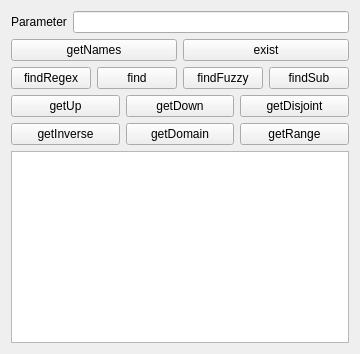
      <widget class="QWidget" name="ObjectPropertyTab">
       <attribute name="title">
        <string>Object property</string>
       </attribute>
       <layout class="QVBoxLayout" name="verticalLayout_4">
        <item>
         <layout class="QHBoxLayout" name="horizontalLayout_5">
          <item>
           <widget class="QLabel" name="label_2">
            <property name="text">
             <string>Parameter</string>
            </property>
           </widget>
          </item>
          <item>
           <widget class="QLineEditExtended" name="objectPropertyParameter">
             <property name="whatsThis">
              <string>
                &lt;html&gt;&lt;head/&gt;&lt;body&gt;
                &lt;p&gt; Enter your parameters here. &lt;br&gt;
                Use option -d or --depth to specify a research depth &lt;br&gt;
                Use -s or --selector to specify a selector &lt;br&gt;&lt;br&gt; 
                Both options are not available for every query &lt;br&gt;
                A selector allows you to narrow the result so that you only have results inheriting from the selector &lt;/span&gt;&lt;/p&gt;
                &lt;/body&gt;&lt;/html&gt;
              </string>
             </property>
           </widget>
          </item>
         </layout>
        </item>
        <item>
         <layout class="QHBoxLayout" name="horizontalLayout_20">
          <item>
           <widget class="QPushButtonExtended" name="ObjectProperty_getName">
            <property name="cursor">
             <cursorShape>PointingHandCursor</cursorShape>
            </property>
            <property name="whatsThis">
              <string>
                &lt;html&gt;&lt;head/&gt;&lt;body&gt;
                &lt;p&gt;&lt;span style=&quot; font-weight:600; font-style:italic;&quot;&gt;getNames&lt;/span&gt; 
                gives you all the labels of the object property given in the parameter.&lt;br/&gt;
                The result of this function depends on the setting of the working language.&lt;/p&gt;
                &lt;p&gt;Options:&lt;/p&gt;
                &lt;p&gt;&lt;span style=&quot; font-weight:600; &quot;&gt;-i true/false&lt;/span&gt;    can be set to false if you do not want to consider the concept identifier as a possible default name.&lt;/p&gt;
                &lt;p&gt;&lt;span style=&quot; font-weight:600; &quot;&gt;-s selector&lt;/span&gt;      can be set to only get results inheriting from the selector concept.&lt;/p&gt;
                &lt;/body&gt;&lt;/html&gt;
              </string>
            </property>
            <property name="text">
             <string>getNames</string>
            </property>
           </widget>
          </item>
          <item>
           <widget class="QPushButtonExtended" name="ObjectProperty_exist">
            <property name="cursor">
             <cursorShape>PointingHandCursor</cursorShape>
            </property>
            <property name="whatsThis">
              <string>
                &lt;html&gt;&lt;head/&gt;&lt;body&gt;
                &lt;p&gt;&lt;span style=&quot; font-weight:600; font-style:italic;&quot;&gt;exist&lt;/span&gt; 
                returns the concept identifier if the concept provided in parameter exists in this part of ontology.&lt;/p&gt;
                &lt;/body&gt;&lt;/html&gt;
              </string>
            </property>
            <property name="text">
             <string>exist</string>
            </property>
           </widget>
          </item>
         </layout>
        </item>
        <item>
         <layout class="QHBoxLayout" name="horizontalLayout_212">
          <item>
           <widget class="QPushButtonExtended" name="ObjectProperty_findRegex">
            <property name="cursor">
             <cursorShape>PointingHandCursor</cursorShape>
            </property>
            <property name="whatsThis">
              <string>
                &lt;html&gt;&lt;head/&gt;&lt;body&gt;
                &lt;p&gt;&lt;span style=&quot; font-weight:600; font-style:italic;&quot;&gt;findRegex&lt;/span&gt; 
                gives you the object properties with a label matching the given regular expression.&lt;br/&gt;
                The result of this function depends on the setting of the working language.&lt;/p&gt;
                &lt;p&gt;Options:&lt;/p&gt;
                &lt;p&gt;&lt;span style=&quot; font-weight:600; &quot;&gt;-i true/false&lt;/span&gt;    can be set to false if you do not want to consider the concept identifier as a possible default name.&lt;/p&gt;
                &lt;p&gt;&lt;span style=&quot; font-weight:600; &quot;&gt;-s selector&lt;/span&gt;      can be set to only get results inheriting from the selector concept.&lt;/p&gt;
                &lt;/body&gt;&lt;/html&gt;
              </string>
            </property>
            <property name="text">
             <string>findRegex</string>
            </property>
           </widget>
          </item>
          <item>
           <widget class="QPushButtonExtended" name="ObjectProperty_find">
            <property name="cursor">
             <cursorShape>PointingHandCursor</cursorShape>
            </property>
            <property name="whatsThis">
              <string>
                &lt;html&gt;&lt;head/&gt;&lt;body&gt;
                &lt;p&gt;&lt;span style=&quot; font-weight:600; font-style:italic;&quot;&gt;find&lt;/span&gt; 
                gives you all the object properties with the label given in parameter.&lt;br/&gt;
                The result of this function depends on the setting of the working language.&lt;/p&gt;
                &lt;p&gt;Options:&lt;/p&gt;
                &lt;p&gt;&lt;span style=&quot; font-weight:600; &quot;&gt;-i true/false&lt;/span&gt;    can be set to false if you do not want to consider the concept identifier as a possible default name.&lt;/p&gt;
                &lt;p&gt;&lt;span style=&quot; font-weight:600; &quot;&gt;-s selector&lt;/span&gt;      can be set to only get results inheriting from the selector concept.&lt;/p&gt;
                &lt;/body&gt;&lt;/html&gt;
              </string>
            </property>
            <property name="text">
             <string>find</string>
            </property>
           </widget>
          </item>
          <item>
           <widget class="QPushButtonExtended" name="ObjectProperty_findFuzzy">
            <property name="cursor">
             <cursorShape>PointingHandCursor</cursorShape>
            </property>
            <property name="whatsThis">
              <string>
                &lt;html&gt;&lt;head/&gt;&lt;body&gt;
                &lt;p&gt;&lt;span style=&quot; font-weight:600; font-style:italic;&quot;&gt;findFuzzy&lt;/span&gt; 
                gives you all the names of object properties with the lowest edit distance with the label given in parameter.&lt;br/&gt;
                The result of this function depends on the setting of the working language.&lt;/p&gt;
                &lt;p&gt;Options:&lt;/p&gt;
                &lt;p&gt;&lt;span style=&quot; font-weight:600; &quot;&gt;-i true/false&lt;/span&gt;    can be set to false if you do not want to consider the concept identifier as a possible default name.&lt;/p&gt;
                &lt;p&gt;&lt;span style=&quot; font-weight:600; &quot;&gt;-s selector&lt;/span&gt;      can be set to only get results inheriting from the selector concept.&lt;/p&gt;
                &lt;p&gt;&lt;span style=&quot; font-weight:600; &quot;&gt;-t threshold&lt;/span&gt;     corresponds to the number of changes to be made to pass from one word to another divided by the length of the comparison word. Default value is 0.5.&lt;/p&gt;
                &lt;/body&gt;&lt;/html&gt;
              </string>
            </property>
            <property name="text">
             <string>findFuzzy</string>
            </property>
           </widget>
          </item>
          <item>
           <widget class="QPushButtonExtended" name="ObjectProperty_findSub">
            <property name="cursor">
             <cursorShape>PointingHandCursor</cursorShape>
            </property>
            <property name="whatsThis">
              <string>
                &lt;html&gt;&lt;head/&gt;&lt;body&gt;
                &lt;p&gt;&lt;span style=&quot; font-weight:600; font-style:italic;&quot;&gt;findSub&lt;/span&gt; 
                gives you all object properties whose given parameter is a subpart of the label.&lt;br/&gt;
                The result of this function depends on the setting of the working language.&lt;/p&gt;
                &lt;p&gt;Options:&lt;/p&gt;
                &lt;p&gt;&lt;span style=&quot; font-weight:600; &quot;&gt;-i true/false&lt;/span&gt;    can be set to false if you do not want to consider the concept identifier as a possible default name.&lt;/p&gt;
                &lt;p&gt;&lt;span style=&quot; font-weight:600; &quot;&gt;-s selector&lt;/span&gt;      can be set to only get results inheriting from the selector concept.&lt;/p&gt;
                &lt;/body&gt;&lt;/html&gt;
              </string>
            </property>
            <property name="text">
             <string>findSub</string>
            </property>
           </widget>
          </item>
         </layout>
        </item>
        <item>
         <layout class="QHBoxLayout" name="horizontalLayout_7">
          <item>
           <widget class="QPushButtonExtended" name="ObjectProperty_getUp">
            <property name="cursor">
             <cursorShape>PointingHandCursor</cursorShape>
            </property>
            <property name="whatsThis">
              <string>
                &lt;html&gt;&lt;head/&gt;&lt;body&gt;
                &lt;p&gt;&lt;span style=&quot; font-weight:600; font-style:italic;&quot;&gt;getUp&lt;/span&gt; 
                gives you all properties above the one given in the parameter.&lt;/p&gt;
                &lt;p&gt;Options:&lt;/p&gt;
                &lt;p&gt;&lt;span style=&quot; font-weight:600; &quot;&gt;-s selector&lt;/span&gt;      can be set to only get results inheriting from the selector concept.&lt;/p&gt;
                &lt;p&gt;&lt;span style=&quot; font-weight:600; &quot;&gt;-d depth&lt;/span&gt;         can be set to limit tree propagation to a specific value. The default value -1 represents no propagation limitation.&lt;/p&gt;
                &lt;/body&gt;&lt;/html&gt;
              </string>
            </property>
            <property name="text">
             <string>getUp</string>
            </property>
           </widget>
          </item>
          <item>
           <widget class="QPushButtonExtended" name="ObjectProperty_getDown">
            <property name="cursor">
             <cursorShape>PointingHandCursor</cursorShape>
            </property>
            <property name="whatsThis">
              <string>
                &lt;html&gt;&lt;head/&gt;&lt;body&gt;
                &lt;p&gt;&lt;span style=&quot; font-weight:600; font-style:italic;&quot;&gt;getDown&lt;/span&gt; 
                gives you all properties below the one given in the parameter.&lt;/p&gt;
                &lt;p&gt;Options:&lt;/p&gt;
                &lt;p&gt;&lt;span style=&quot; font-weight:600; &quot;&gt;-s selector&lt;/span&gt;      can be set to only get results inheriting from the selector concept.&lt;/p&gt;
                &lt;p&gt;&lt;span style=&quot; font-weight:600; &quot;&gt;-d depth&lt;/span&gt;         can be set to limit tree propagation to a specific value. The default value -1 represents no propagation limitation.&lt;/p&gt;
                &lt;/body&gt;&lt;/html&gt;
              </string>
            </property>
            <property name="text">
             <string>getDown</string>
            </property>
           </widget>
          </item>
          <item>
           <widget class="QPushButtonExtended" name="ObjectProperty_getDisjoint">
            <property name="cursor">
             <cursorShape>PointingHandCursor</cursorShape>
            </property>
            <property name="whatsThis">
              <string>
                &lt;html&gt;&lt;head/&gt;&lt;body&gt;
                &lt;p&gt;&lt;span style=&quot; font-weight:600; font-style:italic;&quot;&gt;getDisjoint&lt;/span&gt; 
                gives you all the disjoint properties of the one given in the parameter.&lt;/p&gt;
                &lt;/body&gt;&lt;/html&gt;
              </string>
            </property>
            <property name="text">
             <string>getDisjoint</string>
            </property>
           </widget>
          </item>
         </layout>
        </item>
        <item>
         <layout class="QHBoxLayout" name="horizontalLayout_8">
          <item>
           <widget class="QPushButtonExtended" name="ObjectProperty_getInverse">
            <property name="cursor">
             <cursorShape>PointingHandCursor</cursorShape>
            </property>
            <property name="whatsThis">
              <string>
                &lt;html&gt;&lt;head/&gt;&lt;body&gt;
                &lt;p&gt;&lt;span style=&quot; font-weight:600; font-style:italic;&quot;&gt;getInverse&lt;/span&gt; 
                gives you all the inverses properties of the one given in the parameter.&lt;/p&gt;
                &lt;/body&gt;&lt;/html&gt;
              </string>
            </property>
            <property name="text">
             <string>getInverse</string>
            </property>
           </widget>
          </item>
          <item>
           <widget class="QPushButtonExtended" name="ObjectProperty_getDomain">
            <property name="cursor">
             <cursorShape>PointingHandCursor</cursorShape>
            </property>
            <property name="whatsThis">
              <string>
                &lt;html&gt;&lt;head/&gt;&lt;body&gt;
                &lt;p&gt;&lt;span style=&quot; font-weight:600; font-style:italic;&quot;&gt;getDomain&lt;/span&gt; 
                gives you all the domains classes of the property given in the parameter.&lt;/p&gt;
                &lt;p&gt;Options:&lt;/p&gt;
                &lt;p&gt;&lt;span style=&quot; font-weight:600; &quot;&gt;-d depth&lt;/span&gt;         can be set to limit tree propagation to a specific value. The default value -1 represents no propagation limitation.&lt;/p&gt;
                &lt;/body&gt;&lt;/html&gt;
              </string>
            </property>
            <property name="text">
             <string>getDomain</string>
            </property>
           </widget>
          </item>
          <item>
           <widget class="QPushButtonExtended" name="ObjectProperty_getRange">
            <property name="cursor">
             <cursorShape>PointingHandCursor</cursorShape>
            </property>
            <property name="whatsThis">
              <string>
                &lt;html&gt;&lt;head/&gt;&lt;body&gt;
                &lt;p&gt;&lt;span style=&quot; font-weight:600; font-style:italic;&quot;&gt;getRange&lt;/span&gt; 
                gives you all the ranges classes of the property given in the parameter.&lt;/p&gt;
                &lt;p&gt;Options:&lt;/p&gt;
                &lt;p&gt;&lt;span style=&quot; font-weight:600; &quot;&gt;-d depth&lt;/span&gt;         can be set to limit tree propagation to a specific value. The default value -1 represents no propagation limitation.&lt;/p&gt;
                &lt;/body&gt;&lt;/html&gt;
              </string>
            </property>
            <property name="text">
             <string>getRange</string>
            </property>
           </widget>
          </item>
         </layout>
        </item>
        <item>
         <widget class="QTextEdit" name="ObjectPropertyDescription">
          <property name="verticalScrollBarPolicy">
           <enum>Qt::ScrollBarAlwaysOff</enum>
          </property>
          <property name="horizontalScrollBarPolicy">
           <enum>Qt::ScrollBarAlwaysOff</enum>
          </property>
          <property name="readOnly">
           <bool>true</bool>
          </property>
          <property name="textInteractionFlags">
           <set>Qt::NoTextInteraction</set>
          </property>
         </widget>
        </item>
       </layout>
      </widget>
